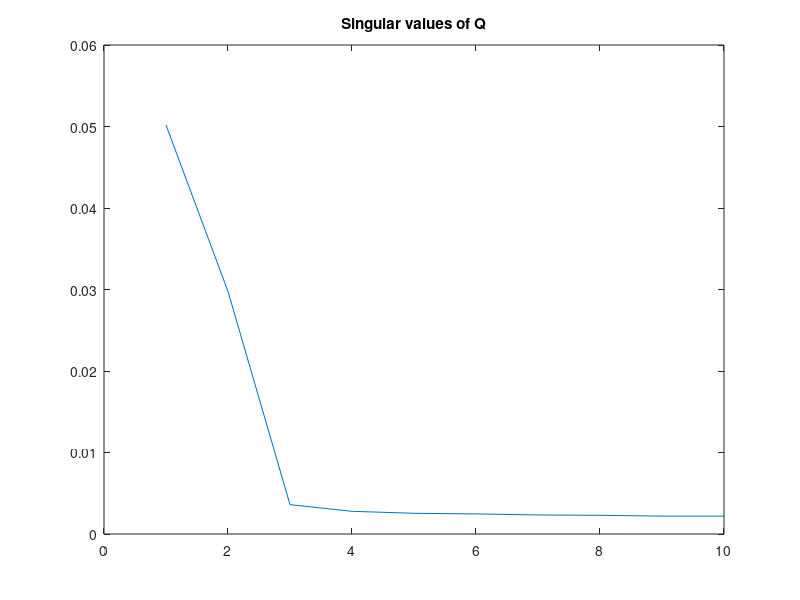

Here is the MATLAB script that generated this plot:
close all;

load laserbeamdataN.mat
N = size(u,1);

r = 10;

Y = zeros(r, N);
U = zeros(r, N);

for i=1:N
	for j=1:r
		k = i+j-1;
		if k > N
			Y(j,i) = 0;
			U(j,i) = 0;
		else
			Y(j,i) = y(k);
			U(j,i) = u(k);
		end
	end
end

U_orth = eye(N) - U' * inv(U*U') * U;
Q = Y * U_orth;
singular_values = svd(Q);

n = 3; % TODO: make this automatically
O = Q(:,1:n);

C = O(1,:);
A = pinv(O(1:(r-1),:)) * O(2:r,:);


figure
plot(singular_values);
title 'Singular values of Q';

